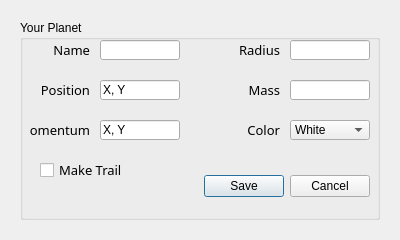
<?xml version="1.0" encoding="UTF-8"?>
<ui version="4.0">
 <class>Dialog</class>
 <widget class="QDialog" name="Dialog">
  <property name="geometry">
   <rect>
    <x>0</x>
    <y>0</y>
    <width>400</width>
    <height>240</height>
   </rect>
  </property>
  <property name="windowTitle">
   <string>Enter Planet Details</string>
  </property>
  <widget class="QGroupBox" name="groupBox">
   <property name="geometry">
    <rect>
     <x>20</x>
     <y>20</y>
     <width>360</width>
     <height>200</height>
    </rect>
   </property>
   <property name="title">
    <string>Your Planet</string>
   </property>
   <widget class="QLineEdit" name="lineEdit">
    <property name="geometry">
     <rect>
      <x>80</x>
      <y>20</y>
      <width>80</width>
      <height>20</height>
     </rect>
    </property>
   </widget>
   <widget class="QLineEdit" name="lineEdit_2">
    <property name="geometry">
     <rect>
      <x>80</x>
      <y>60</y>
      <width>80</width>
      <height>20</height>
     </rect>
    </property>
    <property name="text">
     <string>X, Y</string>
    </property>
   </widget>
   <widget class="QLineEdit" name="lineEdit_3">
    <property name="geometry">
     <rect>
      <x>80</x>
      <y>100</y>
      <width>80</width>
      <height>20</height>
     </rect>
    </property>
    <property name="text">
     <string>X, Y</string>
    </property>
   </widget>
   <widget class="QLineEdit" name="lineEdit_4">
    <property name="geometry">
     <rect>
      <x>270</x>
      <y>60</y>
      <width>80</width>
      <height>20</height>
     </rect>
    </property>
   </widget>
   <widget class="QLabel" name="label">
    <property name="geometry">
     <rect>
      <x>10</x>
      <y>20</y>
      <width>60</width>
      <height>20</height>
     </rect>
    </property>
    <property name="font">
     <font>
      <family>Modern No. 20</family>
      <pointsize>10</pointsize>
      <weight>50</weight>
      <bold>false</bold>
     </font>
    </property>
    <property name="text">
     <string>Name</string>
    </property>
    <property name="alignment">
     <set>Qt::AlignRight|Qt::AlignTrailing|Qt::AlignVCenter</set>
    </property>
   </widget>
   <widget class="QLabel" name="label_2">
    <property name="geometry">
     <rect>
      <x>10</x>
      <y>60</y>
      <width>60</width>
      <height>20</height>
     </rect>
    </property>
    <property name="font">
     <font>
      <family>Modern No. 20</family>
      <pointsize>10</pointsize>
      <weight>50</weight>
      <bold>false</bold>
     </font>
    </property>
    <property name="text">
     <string>Position</string>
    </property>
    <property name="alignment">
     <set>Qt::AlignRight|Qt::AlignTrailing|Qt::AlignVCenter</set>
    </property>
   </widget>
   <widget class="QLabel" name="label_3">
    <property name="geometry">
     <rect>
      <x>10</x>
      <y>100</y>
      <width>60</width>
      <height>20</height>
     </rect>
    </property>
    <property name="font">
     <font>
      <family>Modern No. 20</family>
      <pointsize>10</pointsize>
      <weight>50</weight>
      <bold>false</bold>
     </font>
    </property>
    <property name="text">
     <string>Momentum</string>
    </property>
    <property name="alignment">
     <set>Qt::AlignRight|Qt::AlignTrailing|Qt::AlignVCenter</set>
    </property>
   </widget>
   <widget class="QLabel" name="label_4">
    <property name="geometry">
     <rect>
      <x>200</x>
      <y>60</y>
      <width>60</width>
      <height>20</height>
     </rect>
    </property>
    <property name="font">
     <font>
      <family>Modern No. 20</family>
      <pointsize>10</pointsize>
      <weight>50</weight>
      <bold>false</bold>
     </font>
    </property>
    <property name="text">
     <string>Mass</string>
    </property>
    <property name="alignment">
     <set>Qt::AlignRight|Qt::AlignTrailing|Qt::AlignVCenter</set>
    </property>
   </widget>
   <widget class="QLabel" name="label_5">
    <property name="geometry">
     <rect>
      <x>200</x>
      <y>100</y>
      <width>60</width>
      <height>20</height>
     </rect>
    </property>
    <property name="font">
     <font>
      <family>Modern No. 20</family>
      <pointsize>10</pointsize>
      <weight>50</weight>
      <bold>false</bold>
     </font>
    </property>
    <property name="text">
     <string>Color</string>
    </property>
    <property name="alignment">
     <set>Qt::AlignRight|Qt::AlignTrailing|Qt::AlignVCenter</set>
    </property>
   </widget>
   <widget class="QDialogButtonBox" name="Buttons">
    <property name="geometry">
     <rect>
      <x>120</x>
      <y>150</y>
      <width>230</width>
      <height>32</height>
     </rect>
    </property>
    <property name="orientation">
     <enum>Qt::Horizontal</enum>
    </property>
    <property name="standardButtons">
     <set>QDialogButtonBox::Cancel|QDialogButtonBox::Save</set>
    </property>
   </widget>
   <widget class="QCheckBox" name="checkBox">
    <property name="geometry">
     <rect>
      <x>20</x>
      <y>140</y>
      <width>100</width>
      <height>20</height>
     </rect>
    </property>
    <property name="font">
     <font>
      <family>Modern No. 20</family>
      <pointsize>10</pointsize>
      <weight>50</weight>
      <bold>false</bold>
     </font>
    </property>
    <property name="text">
     <string>Make Trail</string>
    </property>
   </widget>
   <widget class="QComboBox" name="comboBox">
    <property name="geometry">
     <rect>
      <x>270</x>
      <y>100</y>
      <width>80</width>
      <height>20</height>
     </rect>
    </property>
    <item>
     <property name="text">
      <string>White</string>
     </property>
    </item>
    <item>
     <property name="text">
      <string>Red</string>
     </property>
    </item>
    <item>
     <property name="text">
      <string>Green</string>
     </property>
    </item>
    <item>
     <property name="text">
      <string>Blue</string>
     </property>
    </item>
    <item>
     <property name="text">
      <string>Orange</string>
     </property>
    </item>
    <item>
     <property name="text">
      <string>Yellow</string>
     </property>
    </item>
    <item>
     <property name="text">
      <string>Magenta</string>
     </property>
    </item>
    <item>
     <property name="text">
      <string>Cyan</string>
     </property>
    </item>
    <item>
     <property name="text">
      <string>Aqua</string>
     </property>
    </item>
    <item>
     <property name="text">
      <string>Pink</string>
     </property>
    </item>
    <item>
     <property name="text">
      <string>Purple</string>
     </property>
    </item>
    <item>
     <property name="text">
      <string>Black</string>
     </property>
    </item>
   </widget>
   <widget class="QLineEdit" name="lineEdit_5">
    <property name="geometry">
     <rect>
      <x>270</x>
      <y>20</y>
      <width>80</width>
      <height>20</height>
     </rect>
    </property>
   </widget>
   <widget class="QLabel" name="label_6">
    <property name="geometry">
     <rect>
      <x>200</x>
      <y>20</y>
      <width>60</width>
      <height>20</height>
     </rect>
    </property>
    <property name="font">
     <font>
      <family>Modern No. 20</family>
      <pointsize>10</pointsize>
      <weight>50</weight>
      <bold>false</bold>
     </font>
    </property>
    <property name="text">
     <string>Radius</string>
    </property>
    <property name="alignment">
     <set>Qt::AlignRight|Qt::AlignTrailing|Qt::AlignVCenter</set>
    </property>
   </widget>
  </widget>
 </widget>
 <resources/>
 <connections>
  <connection>
   <sender>Buttons</sender>
   <signal>accepted()</signal>
   <receiver>Dialog</receiver>
   <slot>accept()</slot>
   <hints>
    <hint type="sourcelabel">
     <x>248</x>
     <y>254</y>
    </hint>
    <hint type="destinationlabel">
     <x>157</x>
     <y>274</y>
    </hint>
   </hints>
  </connection>
  <connection>
   <sender>Buttons</sender>
   <signal>rejected()</signal>
   <receiver>Dialog</receiver>
   <slot>reject()</slot>
   <hints>
    <hint type="sourcelabel">
     <x>316</x>
     <y>260</y>
    </hint>
    <hint type="destinationlabel">
     <x>286</x>
     <y>274</y>
    </hint>
   </hints>
  </connection>
 </connections>
</ui>
